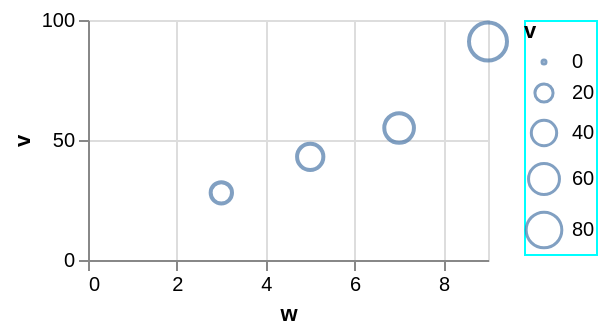

Write a Vega-Lite specification for this figure.
### Vega-Lite specification from a JSON file in a GitHub repository (floating-point values rounded to 4 significant figures)
{"$schema": "https://vega.github.io/schema/vega-lite/v6.json", "width": 200, "height": 120, "data": {"values": [{"c": "alpha", "v": 28, "w": 3, "t": "2024-01-07"}, {"c": "beta", "v": 55, "w": 7, "t": "2024-03-19"}, {"c": "gamma", "v": 43, "w": 5, "t": "2024-06-02"}, {"c": "delta", "v": 91, "w": 9, "t": "2024-09-11"}]}, "mark": "point", "encoding": {"x": {"field": "w", "type": "quantitative"}, "y": {"field": "v", "type": "quantitative"}, "size": {"field": "v", "type": "quantitative", "legend": {"strokeColor": "cyan"}}}}
